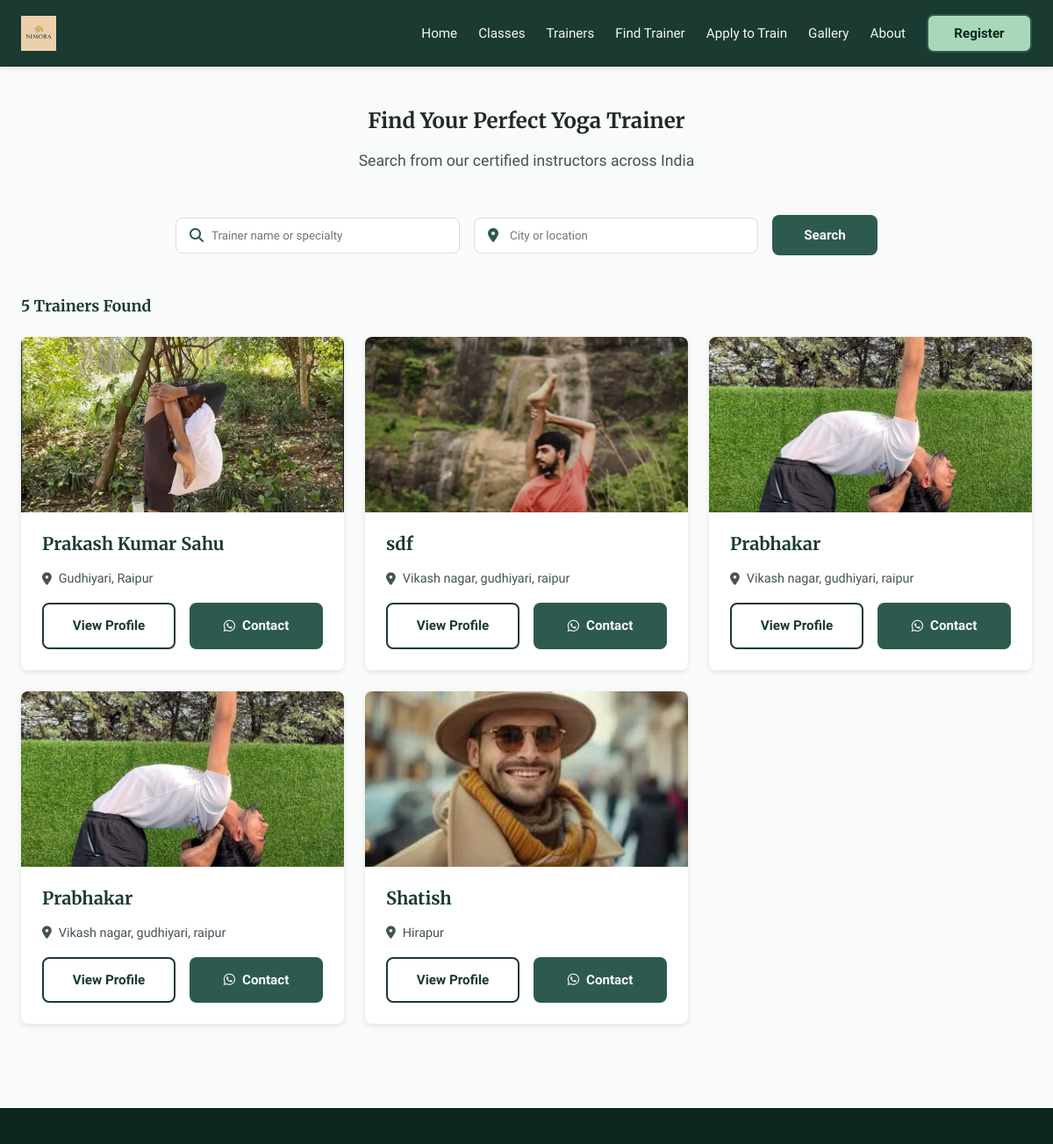
Page /trainer/search/ (upper part) on the earlier database version.
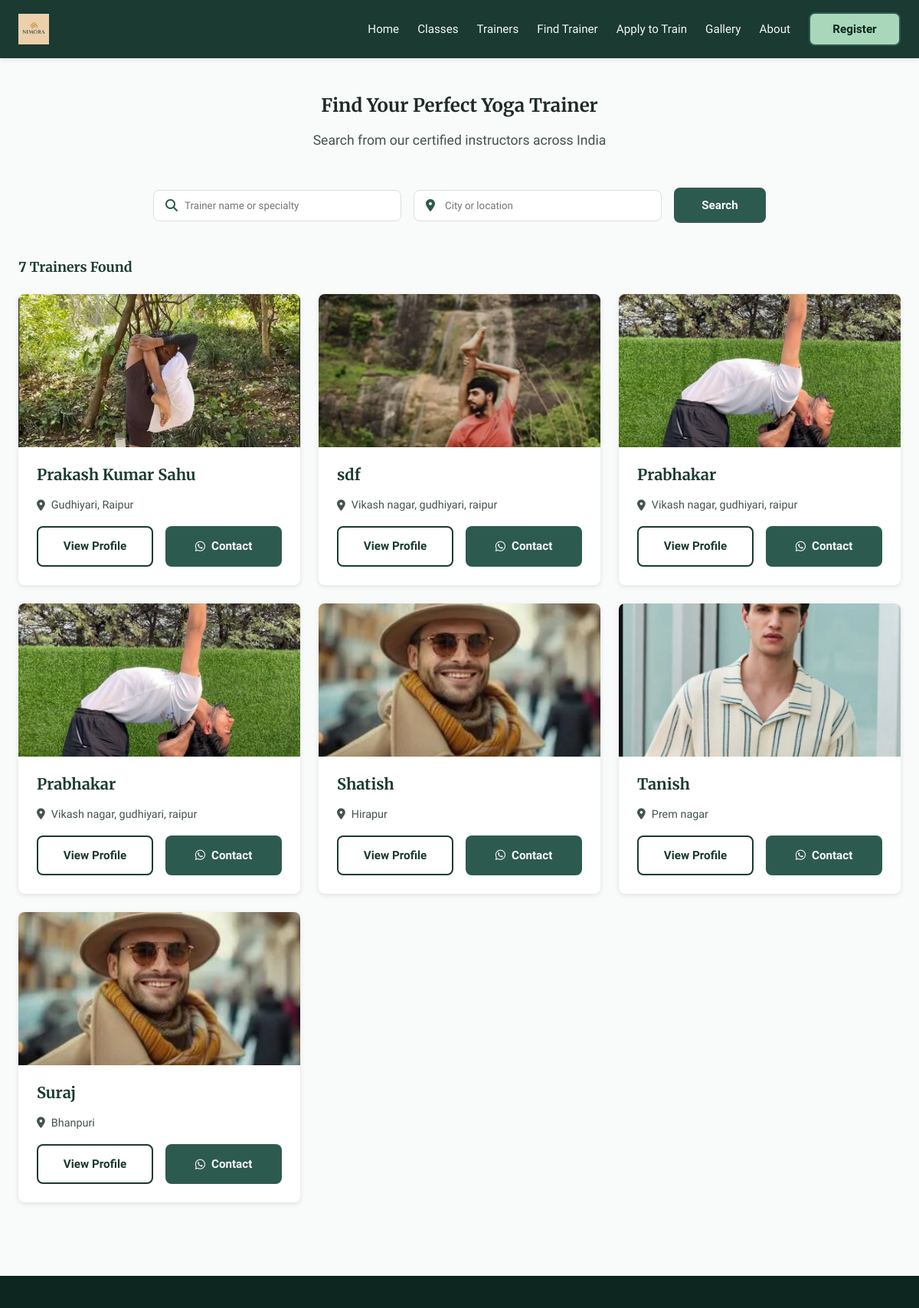
Same page on the later database version.
### trainer/models.py (models this page shows, shortened)
class TrainerProfile(models.Model):
    name = models.CharField(max_length=100)
    phone = models.CharField(max_length=15, blank=True, null=True)
    profile_image = models.ImageField(upload_to='trainers/')
    social_media_links = models.JSONField(default=dict, blank=True,null=True)
    location = models.CharField(max_length=100)
    specialty = models.CharField(max_length=100,blank=True)
    yoga_types = models.ManyToManyField(YogaType)
    years_experience = models.PositiveIntegerField(default=1)
    bio = models.TextField()
    is_approved = models.BooleanField(default=False)
    @property
    def average_rating(self):
        return 4.5  # Example value

### trainer/views.py (the view)
# urls.py: path('search/', views.search, name='search'),
def search(request):
    name_query = request.GET.get('name', '').strip()
    location_query = request.GET.get('location', '').strip()
    trainers = TrainerProfile.objects.all()
    if name_query:
        trainers = trainers.filter(
            Q(name__icontains=name_query) |
            Q(specialty__icontains=name_query)
        )
    if location_query:
        trainers = trainers.filter(location__icontains=location_query)
    return render(request, 'trainer/search.html', {
        'trainers': trainers,
        'name': name_query,
        'location': location_query
    })

### templates/trainer/search.html (shortened to what this page needs)
{% extends "base.html" %}
{% load static %}
{% block extra_css %}
<link rel="stylesheet" href="{% static 'css/trainer/search.css' %}?v=1.0">
{% endblock %}
{% block content %}
<section class="search-section">
    <div class="container">
        <div class="section-header">
            <h1>Find Your Perfect Yoga Trainer</h1>
            <p class="section-subtitle">Search from our certified instructors across India</p>
        </div>
        <form method="get" action="{% url 'search' %}" class="search-form">
            <div class="form-group">
                <div class="search-input">
                    <i class="fas fa-search"></i>
                    <input type="text" name="name" placeholder="Trainer name or specialty" value="{{ name_query }}">
                </div>
                <div class="search-input">
                    <i class="fas fa-map-marker-alt"></i>
                    <input type="text" name="location" placeholder="City or location" value="{{ location_query }}">
                </div>
                <button type="submit" class="btn btn-primary">Search</button>
            </div>
        </form>
        <div class="search-results">
            {% if trainers %}
                <h2 class="results-count">{{ trainers|length }} Trainer{{ trainers|pluralize }} Found</h2>
                <div class="trainers-grid">
                    {% for trainer in trainers %}
                    <div class="trainer-card">
                        <div class="trainer-image">
                            <img src="{% if trainer.profile_image %}{{ trainer.profile_image.url }}{% else %}{% static 'media/default-profile.png' %}{% endif %}"
                                 alt="{{ trainer.name }}" loading="lazy">
                        </div>
                        <div class="trainer-info">
                            <h3>{{ trainer.name }}</h3>
                            <div class="location">
                                <i class="fas fa-map-marker-alt"></i>
                                {{ trainer.location }}
                            </div>
                            <div class="trainer-actions">
                                <a href="/trainer/{{ trainer.id }}/" class="btn btn-outline">View Profile</a>
                               <a href="https://wa.me/{% if trainer.phone|length == 10 %}91{{ trainer.phone }}{% else %}{{ trainer.phone }}{% endif %}?text=Hi%20{{ trainer.name|urlencode }}%2C%20I%20found%20your%20profile%20on%20NimoraYogaverse..."
                                    class="btn btn-primary" target="_blank">
                                    <i class="fab fa-whatsapp"></i> Contact
                                </a>
                            </div>
                        </div>
                    </div>
                    {% endfor %}
                </div>
            {% else %}
                <div class="no-results">
                    <img src="{% static 'media/no-results.svg' %}" alt="No results found" width="200">
                    <h3>No trainers found matching your criteria</h3>
                    <p>Try adjusting your search filters or <a href="{% url 'search' %}">view all trainers</a></p>
                </div>
            {% endif %}
        </div>
    </div>
</section>
{% endblock %}

Differences in the rows shown:
added TrainerProfile: profile_image (picture), name "Tanish", location "Prem nagar"
added TrainerProfile: profile_image (picture), name "Suraj", location "Bhanpuri"
Other differences:
{{ trainers|length }}: "5" → "7"
